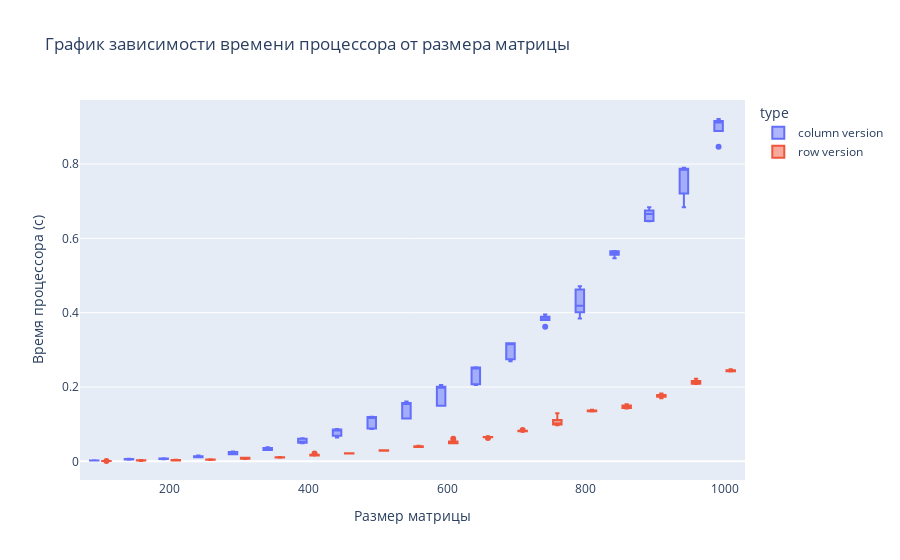

The code cell stored with this chart in its notebook:
### Code cell
px.box(data_frame=df,\
        x='shape of matrix',\
        y='time(s)',\
       labels={'time(s)':'Время процессора (с)', 'shape of matrix':'Размер матрицы'},\
        title='График зависимости времени процессора от размера матрицы',\
      color='type')
